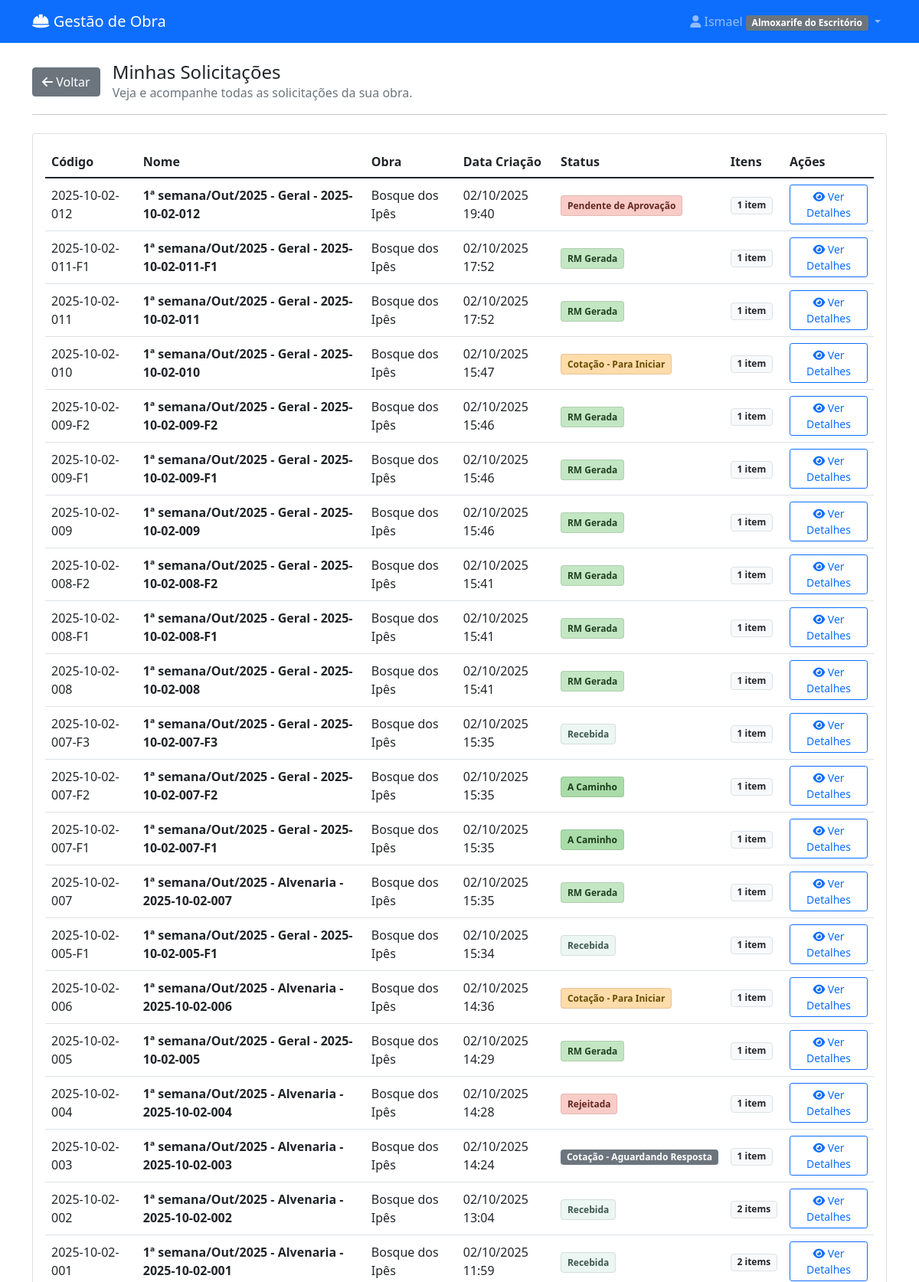
The app's page /solicitacoes/ (signed in, upper part) with its own data.
### materiais/models.py (models this page shows, shortened)
class User(AbstractUser):
    PERFIL_CHOICES = [
        ('almoxarife_obra', 'Almoxarife da Obra'),
        ('engenheiro', 'Engenheiro'),
        ('almoxarife_escritorio', 'Almoxarife do Escritório'),
        ('diretor', 'Diretor'),
    ]
    perfil = models.CharField(max_length=30, choices=PERFIL_CHOICES)
    telefone = models.CharField(max_length=15, blank=True)
    obras = models.ManyToManyField('Obra', blank=True, related_name='usuarios')
    assinatura_imagem = models.ImageField(upload_to='assinaturas/', null=True, blank=True, verbose_name="Imagem da Assinatura")

class SolicitacaoCompra(models.Model):
    STATUS_CHOICES = [
        ('rascunho', 'Rascunho'),
        ('pendente_aprovacao', 'Pendente de Aprovação'),
        ('aprovado_engenharia', 'Aprovado - Engenharia'),
        ('aprovada', 'Cotação - Para Iniciar'),
        ('rejeitada', 'Rejeitada'),
        ('em_cotacao', 'Cotação - Em Andamento'),
        ('aguardando_resposta', 'Cotação - Aguardando Resposta'),
        ('cotacao_selecionada', 'Cotação - Recebida/Analisar'),
        ('finalizada', 'RM Gerada'),
        ('a_caminho', 'A Caminho'),
        ('recebida_parcial', 'Recebida Parcialmente'),  # <-- NOVO STATUS ADICIONADO
        ('recebida', 'Recebida'),
    ]
    numero = models.CharField(max_length=100, unique=True, blank=True, verbose_name="Código")
    solicitante = models.ForeignKey(User, on_delete=models.CASCADE, related_name='solicitacoes')
    obra = models.ForeignKey(Obra, on_delete=models.CASCADE, null=True, blank=True)
    destino = models.ForeignKey(
        DestinoEntrega,
        on_delete=models.SET_NULL,
        null=True,
        blank=True,
        verbose_name="Destino de Entrega"
    )
    categoria_sc = models.ForeignKey(
        CategoriaSC,
        on_delete=models.SET_NULL,
        null=True,
        blank=True,
        verbose_name="Categoria da SC"
    )
    data_criacao = models.DateTimeField(auto_now_add=True)
    data_necessidade = models.DateField()
    justificativa = models.TextField(verbose_name="Observação Geral")
    is_emergencial = models.BooleanField(default=False, verbose_name="Solicitação Emergencial")
    status = models.CharField(max_length=20, choices=STATUS_CHOICES, default='rascunho')
    aprovador = models.ForeignKey(User, on_delete=models.SET_NULL, null=True, blank=True, related_name='aprovacoes')
    data_aprovacao = models.DateTimeField(null=True, blank=True)
    observacoes_aprovacao = models.TextField(blank=True)
    data_recebimento = models.DateTimeField(null=True, blank=True, verbose_name="Data de Recebimento")
    recebedor = models.ForeignKey(User, on_delete=models.CASCADE, verbose_name="Recebedor", null=True, blank=True)
    sc_mae = models.ForeignKey(
        'self',
        on_delete=models.SET_NULL,
        null=True,
        blank=True,
        related_name='scs_filhas'
    )
    @property
    def nome_descritivo(self):
        if not self.numero or not self.data_criacao:
            return "SC em criação..."
        data = timezone.localtime(self.data_criacao)
        semana_do_mes = (data.day - 1) // 7 + 1
        meses = ['Jan', 'Fev', 'Mar', 'Abr', 'Mai', 'Jun', 'Jul', 'Ago', 'Set', 'Out', 'Nov', 'Dez']
        mes_str = meses[data.month - 1]
        ano_str = data.strftime('%Y')
        categoria_nome = self.categoria_sc.nome if self.categoria_sc else "Geral"
        return f"{semana_do_mes}ª semana/{mes_str}/{ano_str} - {categoria_nome} - {self.numero}"

class Obra(models.Model):
    nome = models.CharField(max_length=100, verbose_name="Nome da Obra")
    endereco = models.CharField(max_length=200, blank=True, verbose_name="Endereço")
    data_inicio = models.DateField(null=True, blank=True, verbose_name="Data de Início")
    data_fim = models.DateField(null=True, blank=True, verbose_name="Data de Fim")
    ativa = models.BooleanField(default=True, verbose_name="Ativa")
    class Meta:
        verbose_name = "Obra"
        verbose_name_plural = "Obras"

class CategoriaSC(models.Model):
    nome = models.CharField(max_length=100, unique=True)
    descricao = models.TextField(blank=True)
    class Meta:
        verbose_name = "Categoria de SC"
        verbose_name_plural = "Categorias de SC"

### materiais/views.py (the view, shortened to what this page needs)
# urls.py: path('solicitacoes/', views.lista_solicitacoes, name='lista_solicitacoes'),
@login_required
def lista_solicitacoes(request):
    status_filtrado = request.GET.get('status', None)
    user = request.user
    if user.perfil == 'diretor':
        base_query = SolicitacaoCompra.objects.all()
    elif user.perfil in ['almoxarife_escritorio', 'almoxarife_obra', 'engenheiro']:
        user_obras = user.obras.all()
        if user_obras.exists():
            base_query = SolicitacaoCompra.objects.filter(obra__in=user_obras)
        else:
            base_query = SolicitacaoCompra.objects.none()
    else:
        base_query = SolicitacaoCompra.objects.none()
    solicitacoes = base_query
    context = {
        'solicitacoes': solicitacoes.select_related('obra').order_by('-data_criacao'),
        'status_filtrado': status_filtrado,
        'status_choices': dict(SolicitacaoCompra.STATUS_CHOICES)
    }
    return render(request, 'materiais/lista_solicitacoes.html', context)

### materiais/templates/materiais/lista_solicitacoes.html (shortened to what this page needs)
{% extends 'materiais/base.html' %}
{% load materiais_extras %}
{% block content %}
<div class="d-flex align-items-center mb-3">
    <a href="{% url 'materiais:dashboard' %}" class="btn btn-secondary me-3">
        <i class="fas fa-arrow-left"></i> Voltar
    </a>
    <div>
        <h4 class="mb-0">
            {% if status_filtrado %}
                Solicitações "{{ status_choices|get_item:status_filtrado }}"
            {% else %}
                Minhas Solicitações
            {% endif %}
        </h4>
        <p class="text-muted mb-0">Veja e acompanhe todas as solicitações da sua obra.</p>
    </div>
</div>
<hr class="mb-4">
<div class="card">
    <div class="card-body">
        {% if solicitacoes %}
            <div class="table-responsive">
                <table class="table table-hover align-middle">
                    <thead>
                        <tr>
                            <th>Código</th>
                            <th>Nome</th>
                            <th>Obra</th>
                            <th>Data Criação</th>
                            <th>Status</th>
                            <th>Itens</th>
                            <th>Ações</th>
                        </tr>
                    </thead>
                    <tbody>
                        {% for solicitacao in solicitacoes %}
                        <tr>
                            <td>
                                {{ solicitacao.numero }}
                            </td>
                            <td><strong>{{ solicitacao.nome_descritivo }}</strong></td>
                            <td>{{ solicitacao.obra.nome|default:"-" }}</td>
                            <td>{{ solicitacao.data_criacao|date:"d/m/Y H:i" }}</td>
                            <td>
                                {% if solicitacao.status == 'pendente_aprovacao' %}
                                    <span class="status-badge badge-aberto">{{ solicitacao.get_status_display }}</span>
                                {% elif solicitacao.status == 'aprovada' %}
                                    <span class="status-badge badge-aprovado">{{ solicitacao.get_status_display }}</span>
                                {% elif solicitacao.status == 'em_cotacao' %}
                                    <span class="status-badge badge-cotacao">{{ solicitacao.get_status_display }}</span>
                                {% elif solicitacao.status == 'cotacao_selecionada' %}
                                    <span class="status-badge badge-cotacao-selecionada">{{ solicitacao.get_status_display }}</span>
                                {% elif solicitacao.status == 'finalizada' %}
                                    <span class="status-badge badge-finalizada">{{ solicitacao.get_status_display }}</span>
                                {% elif solicitacao.status == 'a_caminho' %}
                                    <span class="status-badge badge-caminho">{{ solicitacao.get_status_display }}</span>
                                {% elif solicitacao.status == 'recebida' %}
                                    <span class="status-badge badge-entregue">{{ solicitacao.get_status_display }}</span>
                                {% elif solicitacao.status == 'rejeitada' %}
                                    <span class="status-badge badge-rejeitada">{{ solicitacao.get_status_display }}</span>
                                {% else %}
                                    <span class="badge bg-secondary">{{ solicitacao.get_status_display }}</span>
                                {% endif %}
                            </td>
                            <td>
                                <span class="badge bg-light text-dark border">{{ solicitacao.itens.count }} item{{ solicitacao.itens.count|pluralize:"s" }}</span>
                            </td>
                            <td>
                                <button class="btn btn-sm btn-outline-primary btn-ver-detalhes"
                                        data-bs-toggle="modal"
                                        data-bs-target="#modalDetalhesSC"
                                        data-sc-id="{{ solicitacao.id }}">
                                    <i class="fas fa-eye"></i> Ver Detalhes
                                </button>
                            </td>
                        </tr>
                        {% endfor %}
                    </tbody>
                </table>
            </div>
        {% else %}
            <div class="text-center p-5">
                <i class="fas fa-inbox fa-3x text-muted mb-3"></i>
                <h5>Nenhuma solicitação encontrada</h5>
            </div>
        {% endif %}
    </div>
</div>
{% endblock %}

### materiais/templates/materiais/base.html (shortened to what this page needs)
<!DOCTYPE html>
<html lang="pt-br">
<head>
    <link href="https://cdn.jsdelivr.net/npm/bootstrap@5.1.3/dist/css/bootstrap.min.css" rel="stylesheet">
    <link href="https://cdnjs.cloudflare.com/ajax/libs/font-awesome/6.0.0/css/all.min.css" rel="stylesheet">
</head>
<body>
    <nav class="navbar navbar-expand-lg navbar-dark bg-primary">
        <div class="container">
            <a class="navbar-brand" href="{% url 'materiais:dashboard' %}">
                <i class="fas fa-hard-hat"></i> Gestão de Obra
            </a>
            {% if user.is_authenticated %}
            <div class="navbar-nav ms-auto">
                <div class="nav-item dropdown">
                    <a class="nav-link dropdown-toggle" href="#" role="button" data-bs-toggle="dropdown">
                        <i class="fas fa-user"></i> {{ user.get_full_name|default:user.username }}
                        <span class="badge bg-secondary">{{ user.get_perfil_display }}</span>
                    </a>
                </div>
            </div>
            {% endif %}
        </div>
    </nav>
    <div class="container mt-4">
        {% block content %}
        {% endblock %}
    </div>
</body>
</html>

### records on screen
User: get_full_name "Ismael", perfil "Almoxarife do Escritório"
SolicitacaoCompra: numero "2025-10-02-012", nome_descritivo "1ª semana/Out/2025 - Geral - 2025-10-02-012", obra.nome "Bosque dos Ipês", data_criacao "02/10/2025 19:40", status "Pendente de Aprovação", itens.count "1"
SolicitacaoCompra: numero "2025-10-02-011-F1", nome_descritivo "1ª semana/Out/2025 - Geral - 2025-10-02-011-F1", obra.nome "Bosque dos Ipês", data_criacao "02/10/2025 17:52", status "RM Gerada", itens.count "1"
SolicitacaoCompra: numero "2025-10-02-011", nome_descritivo "1ª semana/Out/2025 - Geral - 2025-10-02-011", obra.nome "Bosque dos Ipês", data_criacao "02/10/2025 17:52", status "RM Gerada", itens.count "1"
SolicitacaoCompra: numero "2025-10-02-010", nome_descritivo "1ª semana/Out/2025 - Geral - 2025-10-02-010", obra.nome "Bosque dos Ipês", data_criacao "02/10/2025 15:47", status "Cotação - Para Iniciar", itens.count "1"
SolicitacaoCompra: numero "2025-10-02-009-F2", nome_descritivo "1ª semana/Out/2025 - Geral - 2025-10-02-009-F2", obra.nome "Bosque dos Ipês", data_criacao "02/10/2025 15:46", status "RM Gerada", itens.count "1"
SolicitacaoCompra: numero "2025-10-02-009-F1", nome_descritivo "1ª semana/Out/2025 - Geral - 2025-10-02-009-F1", obra.nome "Bosque dos Ipês", data_criacao "02/10/2025 15:46", status "RM Gerada", itens.count "1"
SolicitacaoCompra: numero "2025-10-02-009", nome_descritivo "1ª semana/Out/2025 - Geral - 2025-10-02-009", obra.nome "Bosque dos Ipês", data_criacao "02/10/2025 15:46", status "RM Gerada", itens.count "1"
SolicitacaoCompra: numero "2025-10-02-008-F2", nome_descritivo "1ª semana/Out/2025 - Geral - 2025-10-02-008-F2", obra.nome "Bosque dos Ipês", data_criacao "02/10/2025 15:41", status "RM Gerada", itens.count "1"
SolicitacaoCompra: numero "2025-10-02-008-F1", nome_descritivo "1ª semana/Out/2025 - Geral - 2025-10-02-008-F1", obra.nome "Bosque dos Ipês", data_criacao "02/10/2025 15:41", status "RM Gerada", itens.count "1"
SolicitacaoCompra: numero "2025-10-02-008", nome_descritivo "1ª semana/Out/2025 - Geral - 2025-10-02-008", obra.nome "Bosque dos Ipês", data_criacao "02/10/2025 15:41", status "RM Gerada", itens.count "1"
SolicitacaoCompra: numero "2025-10-02-007-F3", nome_descritivo "1ª semana/Out/2025 - Geral - 2025-10-02-007-F3", obra.nome "Bosque dos Ipês", data_criacao "02/10/2025 15:35", status "Recebida", itens.count "1"
SolicitacaoCompra: numero "2025-10-02-007-F2", nome_descritivo "1ª semana/Out/2025 - Geral - 2025-10-02-007-F2", obra.nome "Bosque dos Ipês", data_criacao "02/10/2025 15:35", status "A Caminho", itens.count "1"
SolicitacaoCompra: numero "2025-10-02-007-F1", nome_descritivo "1ª semana/Out/2025 - Geral - 2025-10-02-007-F1", obra.nome "Bosque dos Ipês", data_criacao "02/10/2025 15:35", status "A Caminho", itens.count "1"
SolicitacaoCompra: numero "2025-10-02-007", nome_descritivo "1ª semana/Out/2025 - Alvenaria - 2025-10-02-007", obra.nome "Bosque dos Ipês", data_criacao "02/10/2025 15:35", status "RM Gerada", itens.count "1"
SolicitacaoCompra: numero "2025-10-02-005-F1", nome_descritivo "1ª semana/Out/2025 - Geral - 2025-10-02-005-F1", obra.nome "Bosque dos Ipês", data_criacao "02/10/2025 15:34", status "Recebida", itens.count "1"
SolicitacaoCompra: numero "2025-10-02-006", nome_descritivo "1ª semana/Out/2025 - Alvenaria - 2025-10-02-006", obra.nome "Bosque dos Ipês", data_criacao "02/10/2025 14:36", status "Cotação - Para Iniciar", itens.count "1"
SolicitacaoCompra: numero "2025-10-02-005", nome_descritivo "1ª semana/Out/2025 - Geral - 2025-10-02-005", obra.nome "Bosque dos Ipês", data_criacao "02/10/2025 14:29", status "RM Gerada", itens.count "1"
SolicitacaoCompra: numero "2025-10-02-004", nome_descritivo "1ª semana/Out/2025 - Alvenaria - 2025-10-02-004", obra.nome "Bosque dos Ipês", data_criacao "02/10/2025 14:28", status "Rejeitada", itens.count "1"
SolicitacaoCompra: numero "2025-10-02-003", nome_descritivo "1ª semana/Out/2025 - Alvenaria - 2025-10-02-003", obra.nome "Bosque dos Ipês", data_criacao "02/10/2025 14:24", status "Cotação - Aguardando Resposta", itens.count "1"
SolicitacaoCompra: numero "2025-10-02-002", nome_descritivo "1ª semana/Out/2025 - Alvenaria - 2025-10-02-002", obra.nome "Bosque dos Ipês", data_criacao "02/10/2025 13:04", status "Recebida", itens.count "2"
SolicitacaoCompra: numero "2025-10-02-001", nome_descritivo "1ª semana/Out/2025 - Alvenaria - 2025-10-02-001", obra.nome "Bosque dos Ipês", data_criacao "02/10/2025 11:59", status "Recebida", itens.count "2"
